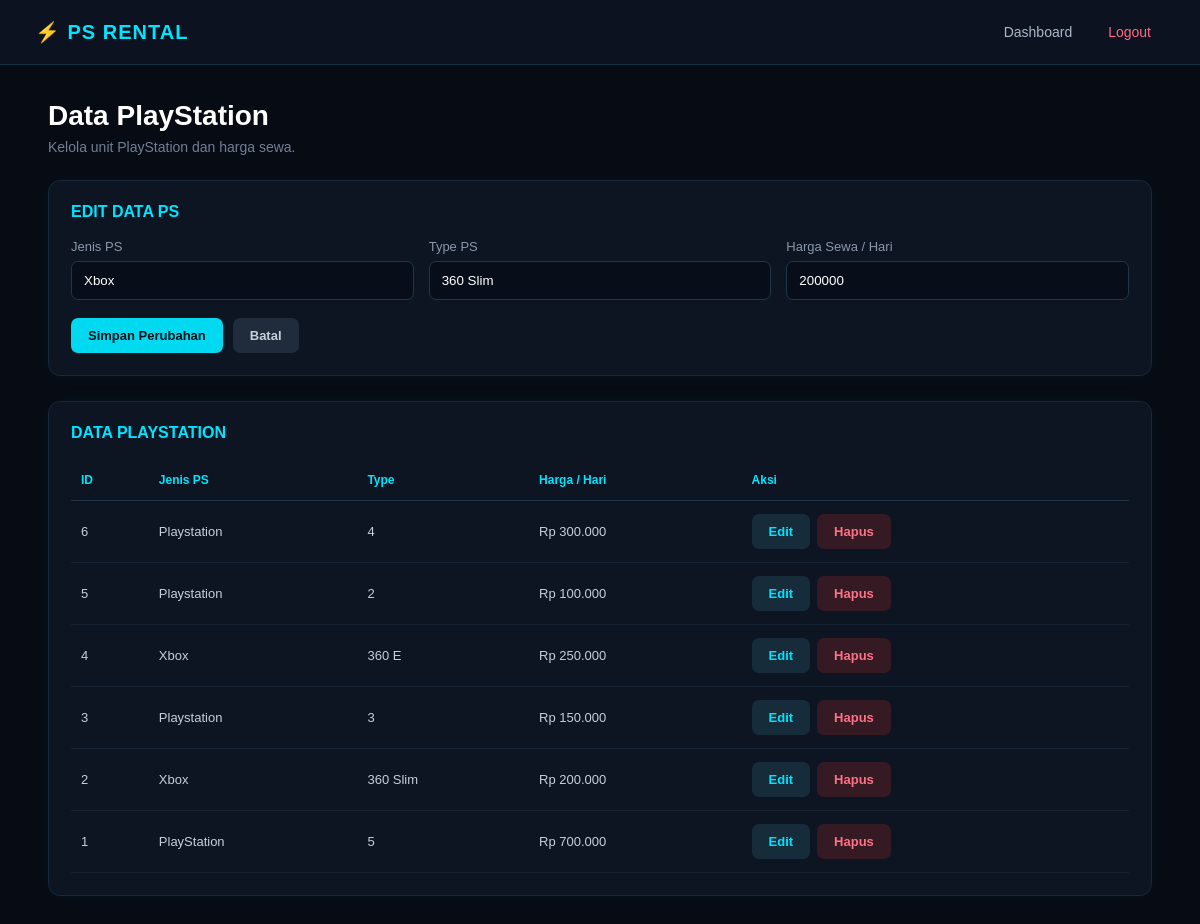
/db_rental/ps.php?edit=2 (signed in), run on the app's committed database.
### tables this page shows
CREATE TABLE `ps` (
  `id_ps` int(11) NOT NULL,
  `jenis_ps` varchar(100) NOT NULL,
  `type_ps` varchar(20) NOT NULL,
  `harga_sewa` int(11) NOT NULL
);

### db_rental/ps.php (the view, shortened to what this page needs)
<?php
include 'koneksi.php';
$edit_data = null;
if (isset($_GET['edit'])) {
    $id_ps = $_GET['edit'];
    $query = mysqli_query(
        $koneksi,
        "SELECT * FROM ps WHERE id_ps='$id_ps'"
    );
    $edit_data = mysqli_fetch_assoc($query);
}
?>
<!DOCTYPE html>
<html lang="id">
<head>
</head>
<body>
<nav class="navbar">
    <div class="brand">⚡ PS RENTAL</div>
    <div class="nav-menu">
        <a href="index.php">Dashboard</a>
        <a href="logout.php" class="logout">Logout</a>
    </div>
</nav>
<div class="container">
    <div class="title">
        <h1>Data PlayStation</h1>
        <p>Kelola unit PlayStation dan harga sewa.</p>
    </div>
    <div class="card">
        <div class="card-title">
            <?= $edit_data ? 'EDIT DATA PS' : 'TAMBAH DATA PS' ?>
        </div>
        <form method="POST">
            <div class="form-grid">
                <div class="form-group">
                    <label>Jenis PS</label>
                    <input
                        type="text"
                        name="jenis_ps"
                        placeholder=""
                        required
                        value="<?= $edit_data['jenis_ps'] ?? '' ?>"
                    >
                </div>
                <div class="form-group">
                    <label>Type PS</label>
                    <input
                        type="text"
                        name="type_ps"
                        placeholder=""
                        required
                        value="<?= $edit_data['type_ps'] ?? '' ?>"
                    >
                </div>
                <div class="form-group">
                    <label>Harga Sewa / Hari</label>
                    <input
                        type="number"
                        name="harga_sewa"
                        placeholder=""
                        required
                        value="<?= $edit_data['harga_sewa'] ?? '' ?>"
                    >
                </div>
            </div>
            <div class="buttons">
                <?php if ($edit_data) { ?>
                    <button type="submit"
                            name="update"
                            class="btn btn-save">
                        Simpan Perubahan
                    </button>
                    <a href="ps.php"
                       class="btn btn-cancel">
                        Batal
                    </a>
                <?php } ?>
            </div>
        </form>
    </div>
    <div class="card">
        <div class="card-title">
            DATA PLAYSTATION
        </div>
        <div class="table-wrap">
            <table>
                <thead>
                    <tr>
                        <th>ID</th>
                        <th>Jenis PS</th>
                        <th>Type</th>
                        <th>Harga / Hari</th>
                        <th>Aksi</th>
                    </tr>
                </thead>
                <tbody>
                <?php
                $data = mysqli_query(
                    $koneksi,
                    "SELECT * FROM ps ORDER BY id_ps DESC"
                );
                if (mysqli_num_rows($data) > 0) {
                    while ($row = mysqli_fetch_assoc($data)) {
                ?>
                    <tr>
                        <td><?= $row['id_ps'] ?></td>
                        <td><?= htmlspecialchars($row['jenis_ps']) ?></td>
                        <td><?= htmlspecialchars($row['type_ps']) ?></td>
                        <td>
                            Rp <?= number_format(
                                $row['harga_sewa'],
                                0,
                                ',',
                                '.'
                            ) ?>
                        </td>
                        <td>
                            <div class="action">
                                <a
                                    href="ps.php?edit=<?= $row['id_ps'] ?>"
                                    class="btn edit">
                                    Edit
                                </a>
                                <a
                                    href="ps.php?hapus=<?= $row['id_ps'] ?>"
                                    class="btn delete"
                                    onclick="return confirm('Yakin ingin menghapus data PS ini?')">
                                    Hapus
                                </a>
                            </div>
                        </td>
                    </tr>
                <?php
                    }
                } ?>
                </tbody>
            </table>
        </div>
    </div>
</div>
</body>
</html>

### db_rental/ps.php (style rules this page uses)
* { box-sizing: border-box; margin: 0; padding: 0; }
body { font-family: Arial, sans-serif; background: #070b14; color: #e8faff; min-height: 100vh; }
.navbar { height: 65px; background: #0c1220; border-bottom: 1px solid #173044; display: flex; align-items: center; justify-content: space-between; padding: 0 35px; }
.brand { color: #00e5ff; font-size: 20px; font-weight: bold; letter-spacing: 1px; }
.nav-menu { display: flex; gap: 8px; }
.nav-menu a { color: #aab8c7; text-decoration: none; padding: 9px 14px; border-radius: 7px; font-size: 14px; }
.logout { color: #ff6b81 !important; }
.container { width: 92%; max-width: 1150px; margin: 35px auto; }
.title { margin-bottom: 25px; }
.title h1 { font-size: 28px; color: white; margin-bottom: 7px; }
.title p { color: #718096; font-size: 14px; }
.card { background: #0d1422; border: 1px solid #17283a; border-radius: 12px; padding: 22px; margin-bottom: 25px; box-shadow: 0 0 20px rgba(0, 229, 255, 0.04); }
.card-title { color: #00e5ff; font-size: 16px; font-weight: bold; margin-bottom: 18px; }
.form-grid { display: grid; grid-template-columns: repeat(3, 1fr); gap: 15px; }
.form-group { display: flex; flex-direction: column; gap: 7px; }
label { color: #8998aa; font-size: 13px; }
input { background: #080e19; border: 1px solid #22364a; color: white; padding: 11px 12px; border-radius: 7px; outline: none; }
.buttons { margin-top: 18px; display: flex; gap: 10px; }
button, .btn { border: none; padding: 10px 17px; border-radius: 7px; text-decoration: none; cursor: pointer; font-size: 13px; font-weight: bold; }
.btn-save { background: #00d9ef; color: #031017; }
.btn-cancel { background: #202b3b; color: #c7d1dc; }
.table-wrap { overflow-x: auto; }
table { width: 100%; border-collapse: collapse; }
th { text-align: left; color: #00e5ff; font-size: 12px; padding: 13px 10px; border-bottom: 1px solid #203245; }
td { padding: 13px 10px; color: #c5d0dc; border-bottom: 1px solid #152334; font-size: 13px; }
.action { display: flex; gap: 7px; }
.edit { background: #172c3b; color: #00e5ff; }
.delete { background: #351a24; color: #ff7187; }

### data on the page
ps: jenis_ps "Xbox", type_ps "360 Slim", harga_sewa "200000", id_ps "2", harga_sewa "200.000"
ps: id_ps "6", jenis_ps "Playstation", type_ps "4", harga_sewa "300.000"
ps: id_ps "5", jenis_ps "Playstation", type_ps "2", harga_sewa "100.000"
ps: id_ps "4", jenis_ps "Xbox", type_ps "360 E", harga_sewa "250.000"
ps: id_ps "3", jenis_ps "Playstation", type_ps "3", harga_sewa "150.000"
ps: id_ps "1", jenis_ps "PlayStation", type_ps "5", harga_sewa "700.000"
